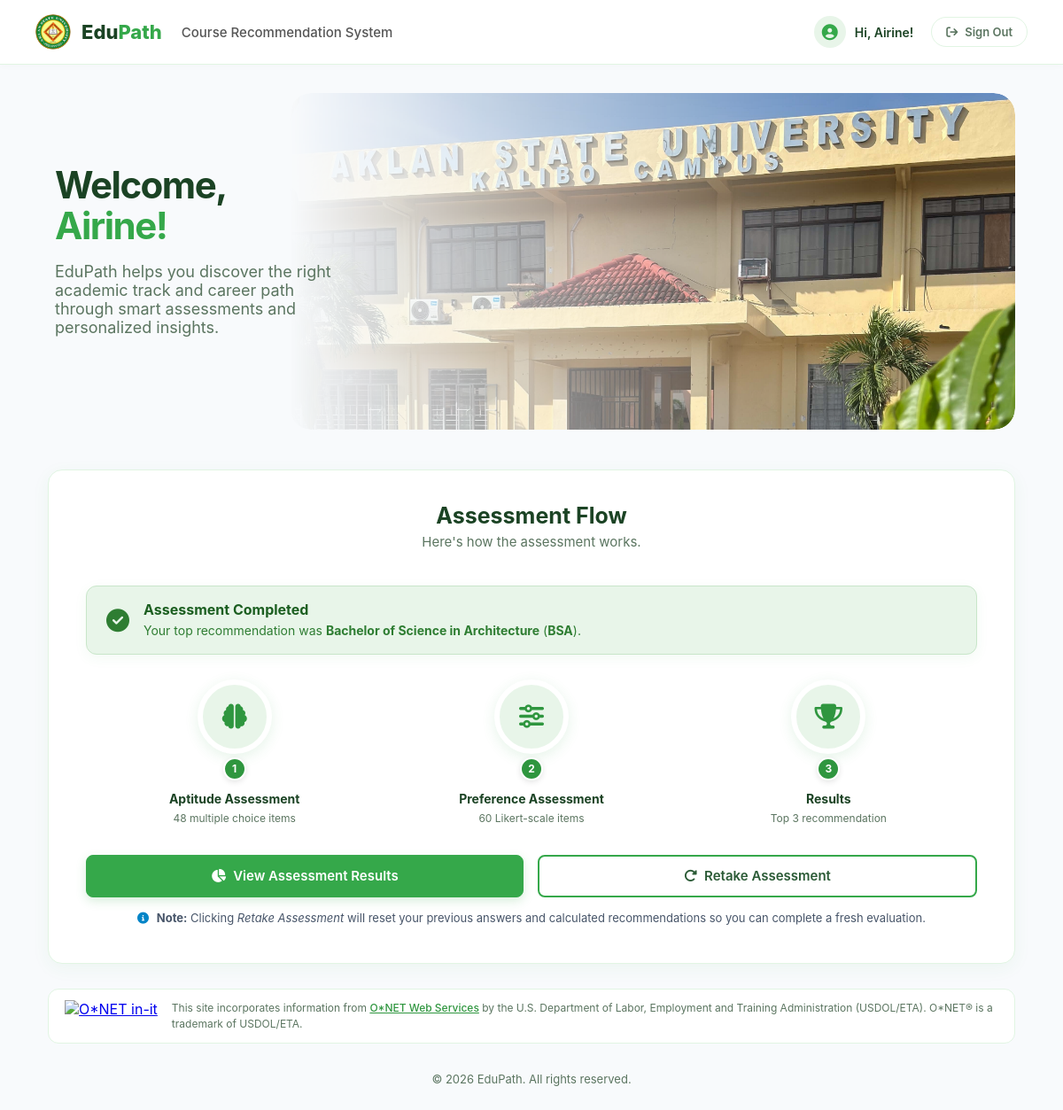
/dashboard/ (signed in), run on the app's committed database.
### assessment/models.py (models this page shows, shortened)
class StudentProfile(models.Model):
    id = models.AutoField(primary_key=True, verbose_name="ID")
    user = models.OneToOneField(
        settings.AUTH_USER_MODEL,
        on_delete=models.CASCADE,
        related_name='student_profile',
        verbose_name="User"
    )
    username = models.CharField(max_length=150, blank=True, null=True, unique=True, verbose_name="Username")
    full_name = models.CharField(max_length=128, blank=True, null=True, verbose_name="Full Name")
    age = models.PositiveIntegerField(blank=True, null=True, verbose_name="Age")
    sex = models.CharField(max_length=20, blank=True, null=True, verbose_name="Sex")
    security_question = models.CharField(max_length=255, blank=True, null=True, verbose_name="Security Question")
    security_answer = models.CharField(max_length=255, blank=True, null=True, verbose_name="Security Answer")
    last_date_taken = models.DateTimeField(blank=True, null=True, verbose_name="Last Date Taken")
    class Meta:
        verbose_name_plural = "Student Profiles"
        unique_together = ('full_name', 'username')

class AssessmentResult(models.Model):
    result_id = models.AutoField(primary_key=True, verbose_name="Result ID")
    student = models.OneToOneField(
        'StudentProfile',
        on_delete=models.CASCADE,
        related_name='assessment_result',
        verbose_name="Student"
    )
    numerical_score = models.PositiveIntegerField(default=0, verbose_name="Numerical Reasoning Score")
    logical_score = models.PositiveIntegerField(default=0, verbose_name="Logical Reasoning Score")
    problem_solving_score = models.PositiveIntegerField(default=0, verbose_name="Problem-Solving Score")
    spatial_score = models.PositiveIntegerField(default=0, verbose_name="Spatial Ability Score")
    technical_score = models.PositiveIntegerField(default=0, verbose_name="Technical/Mechanical Reasoning Score")
    verbal_score = models.PositiveIntegerField(default=0, verbose_name="Verbal/Communication Ability Score")
    r_score = models.PositiveIntegerField(verbose_name="R Score")
    i_score = models.PositiveIntegerField(verbose_name="I Score")
    a_score = models.PositiveIntegerField(verbose_name="A Score")
    s_score = models.PositiveIntegerField(verbose_name="S Score")
    e_score = models.PositiveIntegerField(verbose_name="E Score")
    c_score = models.PositiveIntegerField(verbose_name="C Score")
    riasec_code = models.CharField(max_length=10, verbose_name="RIASEC Code")  # e.g., 'R-A-C'
    top_recommended_program = models.ForeignKey(
        'customization.Program',
        on_delete=models.SET_NULL,
        null=True,
        related_name='first_recommendations',
        verbose_name="Top Recommended Program"
    )
    second_recommended_program = models.ForeignKey(
        'customization.Program',
        on_delete=models.SET_NULL,
        null=True,
        related_name='second_recommendations',
        verbose_name="Second Recommended Program"
    )
    third_recommended_program = models.ForeignKey(
        'customization.Program',
        on_delete=models.SET_NULL,
        null=True,
        related_name='third_recommendations',
        verbose_name="Third Recommended Program"
    )
    alignment_level = models.CharField(max_length=50, verbose_name="Alignment Level")  # e.g., 'High', 'Moderate'
    generated_explanation = models.TextField(verbose_name="Generated Explanation")
    date_generated = models.DateTimeField(auto_now=True, verbose_name="Date Generated")
    class Meta:
        verbose_name_plural = "Assessment Results"

### customization/models.py (models this page shows, shortened)
class Program(models.Model):
    program_id = models.AutoField(primary_key=True)
    program_name = models.CharField(max_length=255)
    abbreviation = models.CharField(max_length=30, unique=True)
    description = models.TextField()
    created_at = models.DateTimeField(auto_now_add=True)
    updated_at = models.DateTimeField(auto_now=True)

### assessment/views.py (the view)
# urls.py: path('dashboard/', views.dashboard, name='dashboard'),
@login_required(login_url='signin')
def dashboard(request):
    student_name = "Student"
    has_taken_assessment = False
    assessment_result = None
    if request.user.is_authenticated:
        profile = getattr(request.user, 'student_profile', None)
        if profile:
            if profile.full_name:
                student_name = profile.full_name
            elif request.user.first_name:
                student_name = request.user.first_name
            elif request.user.username:
                student_name = request.user.username
            assessment_result = getattr(profile, 'assessment_result', None)
            if assessment_result:
                has_taken_assessment = True
            elif StudentAptitudeResponse.objects.filter(student=profile).exists() or StudentInterestResponse.objects.filter(student=profile).exists():
                has_taken_assessment = True
    if student_name:
        student_name = student_name.title()
    return render(request, 'assessment/dashboard.html', {
        'student_name': student_name,
        'has_taken_assessment': has_taken_assessment,
        'assessment_result': assessment_result,
    })

### templates/assessment/dashboard.html (shortened to what this page needs)
{% extends 'assessment/base.html' %}
{% load static %}
{% block css %}
    <link rel="stylesheet" href="{% static 'css/dashboard.css' %}">
{% endblock %}
{% block content %}
        <section class="hero">
            <div class="hero-content">
                <h1 class="hero-title">
                    Welcome,<br>
                    <span>{{ student_name|default:user.student_profile.full_name|default:user.first_name|default:user.username|default:"Student"|title }}!</span>
                </h1>
                <p class="hero-description">
                    EduPath helps you discover the right academic
                    track and career path through smart assessments
                    and personalized insights.
                </p>
            </div>
            <div class="hero-illustration">
                <img src="{% static 'img/asu-kalibo.jpg' %}" alt="EduPath">
            </div>
        </section>
        <section class="card flow">
            <div class="flow-heading">
                <h2>Assessment Flow</h2>
                <p>Here's how the assessment works.</p>
            </div>
            {% if has_taken_assessment %}
            <div class="completed-banner">
                <i class="fa-solid fa-circle-check"></i>
                <div class="completed-banner-text">
                    <h4>Assessment Completed</h4>
                    <p>
                        {% if assessment_result and assessment_result.top_recommended_program %}
                            Your top recommendation was <strong>{{ assessment_result.top_recommended_program.program_name }}</strong>{% if assessment_result.top_recommended_program.abbreviation %} (<strong>{{ assessment_result.top_recommended_program.abbreviation }}</strong>){% endif %}.
                        {% endif %}
                    </p>
                </div>
            </div>
            {% endif %}
            <div class="steps">
                <div class="step">
                    <div class="step-icon">
                        <i class="fa-solid fa-brain"></i>
                    </div>
                    <div class="step-number">1</div>
                    <h3>Aptitude Assessment</h3>
                    <p>
                        48 multiple choice items
                    </p>
                </div>
                <div class="step">
                    <div class="step-icon">
                        <i class="fa-solid fa-sliders"></i>
                    </div>
                    <div class="step-number">2</div>
                    <h3>Preference Assessment</h3>
                    <p>
                        60 Likert-scale items
                    </p>
                </div>
                <div class="step">
                    <div class="step-icon">
                        <i class="fa-solid fa-trophy"></i>
                    </div>
                    <div class="step-number">3</div>
                    <h3>Results</h3>
                    <p>
                        Top 3 recommendation
                    </p>
                </div>
            </div>
            {% if has_taken_assessment %}
            <div class="button-group">
                <button class="start-button" onclick="window.location.href='{% url 'result' %}'">
                    <i class="fa-solid fa-chart-pie" style="margin-right: 8px;"></i>
                    View Assessment Results
                </button>
                <button class="button-secondary" type="button" onclick="confirmRetake()">
                    <i class="fa-solid fa-rotate-right" style="margin-right: 8px;"></i>
                    Retake Assessment
                </button>
            </div>
            <p class="retake-info-note" style="margin-top: 14px; font-size: 13px; color: #475569; text-align: center; line-height: 1.4;">
                <i class="fa-solid fa-circle-info" style="margin-right: 5px; color: #0284c7;"></i>
                <strong>Note:</strong> Clicking <em>Retake Assessment</em> will reset your previous answers and calculated recommendations so you can complete a fresh evaluation.
            </p>
            {% else %}
            <button class="start-button" onclick="window.location.href='{% url 'aptitude_ready' %}'">
                Start Assessment
                <i class="fa-solid fa-arrow-right" style="margin-left: 8px;"></i>
            </button>
            {% endif %}
        </section>
{% endblock %}

### templates/assessment/base.html (shortened to what this page needs)
{% load static %}
<!DOCTYPE html>
<html lang="en">
<head>
    <link rel="stylesheet" href="https://cdnjs.cloudflare.com/ajax/libs/font-awesome/6.4.0/css/all.min.css">
    <link rel="stylesheet" href="{% static 'css/common.css' %}">
    <link rel="stylesheet" href="{% static 'css/assessment.css' %}">
    {% block css %}{% endblock %}
</head>
<body>
    <header class="header">
        <a href="{% url 'dashboard' %}" class="brand" style="text-decoration: none;">
            <img src="{% static 'img/asu-logo.jpg' %}" alt="EduPath Logo" class="logo">
            <span class="brand-name">Edu<span class="text-bold" style="color: #35a84a;">Path</span></span>
            <span style="color: #555; font-size: 15px; margin-left: 10px; font-weight: 500;">Course Recommendation System</span>
        </a>
        <div class="header-actions">
            <div class="student-profile">
                <div class="avatar"><i class="fa-solid fa-circle-user"></i></div>
                <span>Hi, {{ student_name|default:user.student_profile.full_name|default:user.first_name|default:user.username|default:"Student"|title }}!</span>
            </div>
            <button class="sign-out" onclick="window.location.href='{% url 'signout' %}'">
                <i class="fa-solid fa-arrow-right-from-bracket"></i>
                <span>Sign Out</span>
            </button>
        </div>
    </header>
    <main class="container">
        {% block body %}
        {% block content %}{% endblock %}
        {% endblock %}
        <section class="credit-banner">
            <div class="credit-icon-box">
                <a href="https://services.onetcenter.org/" target="_blank" rel="noopener noreferrer" title="This site incorporates information from O*NET Web Services. Click to learn more."><img src="https://www.onetcenter.org/image/link/onet-in-it.svg" alt="O*NET in-it"></a>
            </div>
            <div class="credit-text">
                This site incorporates information from <a href="https://services.onetcenter.org/">O*NET Web Services</a> by the U.S. Department of Labor, Employment and Training Administration (USDOL/ETA). O*NET&reg; is a trademark of USDOL/ETA.
            </div>
        </section>
        <footer>
            <p>© 2026 EduPath. All rights reserved.</p>
        </footer>
    </main>
</body>
</html>

### static/css/common.css (style rules this page uses)
:root { --primary: #35a84a; --primary-dark: #2f963f; --navy-900: #1b4324; --navy-700: #2a5a35; --background: #f8fafc; --white: #ffffff; --text-muted: #5b7560; --text-main: #243048; --border-color: #e1f5e3; --card-bg: #ffffff; --radius-sm: 8px; --radius-md: 12px; --radius-lg: 16px; --radius-xl: 24px; --shadow-subtle: 0 4px 16px rgba(53, 168, 74, 0.04); }
* { margin: 0; padding: 0; box-sizing: border-box; font-family: 'Inter', system-ui, -apple-system, sans-serif; }
body { background-color: var(--background); color: var(--text-main); min-height: 100vh; }
.header { background: var(--white); border-bottom: 1px solid var(--border-color); padding: 16px 40px; display: flex; align-items: center; justify-content: space-between; position: sticky; top: 0; z-index: 100; box-shadow: 0 2px 8px rgba(0, 0, 0, 0.02); }
.brand { display: flex; align-items: center; gap: 12px; text-decoration: none; }
.brand .logo { width: 40px; height: 40px; object-fit: cover; border-radius: 50%; }
.brand-name { font-size: 22px; font-weight: 800; color: var(--navy-900); }
.brand-name .text-bold { color: var(--primary); }
.header-actions { display: flex; align-items: center; gap: 20px; }
.student-profile { display: flex; align-items: center; gap: 10px; font-weight: 600; font-size: 14px; color: var(--navy-900); }
.student-profile .avatar { width: 36px; height: 36px; border-radius: 50%; background: #e8f5e9; color: var(--primary); display: flex; align-items: center; justify-content: center; font-size: 18px; }
.sign-out { background: none; border: 1px solid var(--border-color); color: var(--text-muted); padding: 8px 16px; border-radius: 999px; font-size: 13px; font-weight: 600; cursor: pointer; display: flex; align-items: center; gap: 8px; transition: all 0.2s ease; }
.container { max-width: 1140px; margin: 0 auto; padding: 32px 24px; }
footer { text-align: center; padding: 32px 0 16px; color: var(--text-muted); font-size: 13px; }
.credit-banner { display: flex; align-items: center; gap: 16px; background: var(--white); border: 1px solid var(--border-color); border-radius: var(--radius-md); padding: 12px 18px; margin-top: 24px; margin-bottom: 0px; }
.credit-icon-box { flex-shrink: 0; display: flex; align-items: center; justify-content: center; }
.credit-icon-box img { height: 36px; width: auto; max-width: 110px; object-fit: contain; display: block; }
.credit-text { font-size: 12px; line-height: 1.45; color: var(--text-muted); }
.credit-text a { color: var(--primary-dark); text-decoration: underline; font-weight: 500; }

### data on the page
AssessmentResult: top_recommended_program.program_name "Bachelor of Science in Architecture", top_recommended_program.abbreviation "BSA"
